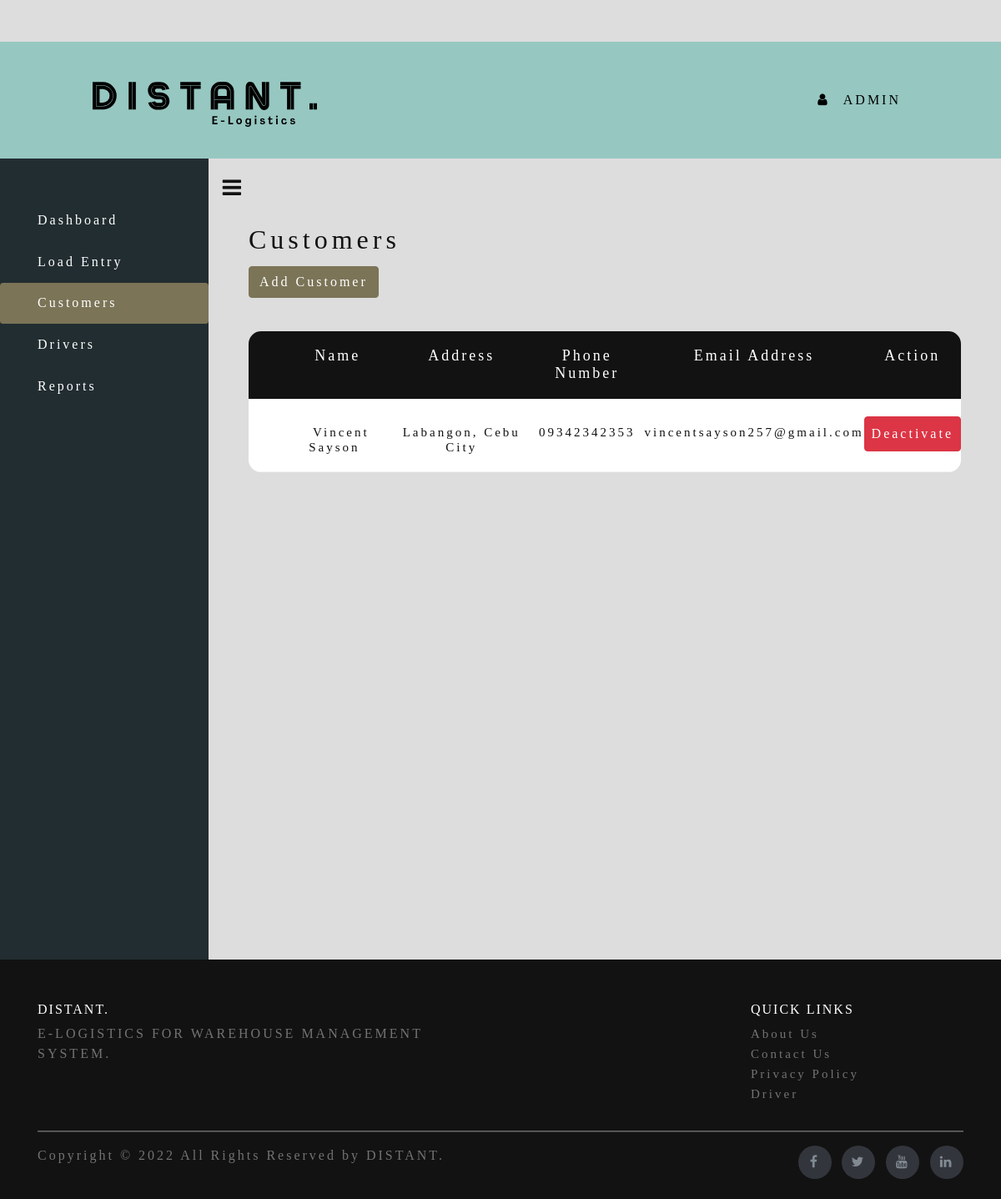
/user/admin/customers.php (signed in), run on the app's committed database.
### tables this page shows
CREATE TABLE `users` (
  `id` int(11) NOT NULL,
  `fullname` varchar(255) NOT NULL,
  `address` varchar(255) NOT NULL,
  `email` varchar(255) NOT NULL,
  `password` varchar(255) NOT NULL,
  `contact` varchar(255) NOT NULL,
  `role` varchar(1) NOT NULL DEFAULT 'U',
  `img` varchar(255) DEFAULT NULL,
  `vehicle` varchar(50) DEFAULT NULL,
  `active` varchar(1) NOT NULL DEFAULT 'Y',
  `user_id` varchar(255) DEFAULT NULL,
  `driver_lic` varchar(255) DEFAULT NULL
);

### process/functions.php (called while the page is built, shortened)
<?php
function show_customers($table_name)
{
    $conn = connect();
    $sql = "SELECT  * FROM $table_name WHERE role = 'U'";
    $result = $conn->query($sql);
    if ($result->num_rows > 0) {
        $rows = array();
        while ($row  = $result->fetch_assoc()) {
            $rows[] = $row;
        }
        return $rows;
    } else {
        return FALSE;
    }
}

### user/admin/customers.php (the view, shortened to what this page needs)
<?php
    include '../../process/functions.php';
?>
<!DOCTYPE html>
<html lang="en">
    <head>
        <link href="/distant-elogistics/css/bootstrap.css" rel="stylesheet" type="text/css" media="all" />
        <link href="/distant-elogistics/css/style.css" rel="stylesheet" type="text/css" media="all" />
        <link href="/distant-elogistics/css/easy-responsive-tabs.css" rel='stylesheet' type='text/css'/>
        <link href="/distant-elogistics/css/font-awesome.css" rel="stylesheet">
        <link rel="stylesheet" href="/distant-elogistics/user/css/nav-style.css">
    </head>
    <body class="bbg1">
        <?php
            include ("header.php");
        ?>
        <div id="user-body" class="wrapper d-flex align-items-stretch" style="min-height: 120%;">
            <nav id="sidebar">
                <div id="btn-mn" class="custom-menu">
                    <button type="button" id="sidebarCollapse" class="btn-menu">
                        <i class="fa fa-bars"></i>
                    </button>
                </div>
                <ul class="nav nav-pills flex-column mb-5 stick-nav">
                    <li class="nav-item" style="margin-top: 50px;">
                        <a href="index.php" class="nav-link text-white">
                            Dashboard
                        </a>
                    </li>
                    <li>
                        <a href="load-entry.php" class="nav-link text-white">
                            Load Entry
                        </a>
                    </li>
                    <li>
                        <a href="customers.php" class="nav-link active fnt" aria-current="page">
                            Customers
                        </a>
                    </li>
                    <li>
                        <a href="drivers.php" class="nav-link text-white">
                            Drivers
                        </a>
                    </li>
                    <li>
                        <a href="reports.php" class="nav-link text-white">
                            Reports
                        </a>
                    </li>
                </ul>
            </nav>
            <div id="content" class="p-4 p-md-5 pt-5">
                <h2 class="head-content">Customers</h2>
                <button type="button" style="margin-bottom: 40px;" class="btn btn-primary" value="Add Customer" data-bs-toggle="modal" data-bs-target="#modelId">
                    Add Customer
                </button>
                <div class="limiter">
                    <div class="container-table100">
                        <div class="wrap-table100">
                            <div class="table">
                                <div class="row-user header-tbluser nohover">
                                    <div class="cell">
                                        Name
                                    </div>
                                    <div class="cell">
                                        Address
                                    </div>
                                    <div class="cell">
                                        Phone Number
                                    </div>
                                    <div class="cell">
                                        Email Address
                                    </div>
                                    <div class="cell">
                                        Action
                                    </div>
                                </div>
                                <?php if (!empty(show_customers('users'))) : ?>
                                    <?php foreach (show_customers('users') as $row) : ?>
                                        <div class="row-user">
                                            <div class="cell" data-title="Name">
                                                <a class="text-decoration-none" style="cursor: pointer; font-family: Agrandir-TextBold;" title="Click to show customer's profile photo" data-bs-toggle="modal" data-bs-target="#CUSTOMER-1234<?php echo $row['id']; ?>">
                                                    <?php echo $row['fullname'] ?>
                                                </a>
                                            </div>
                                            <div class="cell" data-title="Address">
                                                <?php echo $row['address'] ?>
                                            </div>
                                            <div class="cell" data-title="Phone">
                                                <?php echo $row['contact'] ?>
                                            </div>
                                            <div class="cell" data-title="Email Address">
                                                <?php echo $row['email'] ?>
                                            </div>
                                            <div class="cell" data-title="Action">
                                                <?php
                                                    if($row['active']=='Y'){
                                                        echo '<a href="../../process/deactivate.php?user_id=';
                                                        echo $row['id'];
                                                        echo '"class="';
                                                        echo 'btn btn-danger"';
                                                        echo '>Deactivate</a>';
                                                    }else{
                                                        echo '<a href="../../process/activate.php?user_id=';
                                                        echo $row['id'];
                                                        echo '"class="';
                                                        echo 'btn btn-success"';
                                                        echo '>Activate</a>';
                                                    }
                                                ?>
                                            </div>
                                        </div>
                                    <?php endforeach; ?>
                                <?php endif; ?>
                            </div>
                        </div>
                    </div>
                </div>
            </div>
        </div>
        <?php
            require_once (__ROOT__."/landing-page/footer.php");
        ?>
    </body>
</html>

### css/style.css (style rules this page uses)
html, body { margin:0; font-size: 100%; height: 100%; }
.bbg1 { background: #dddddd; }
.fnt { font-family: 'Agrandir-Narrow'; }
::placeholder { color: #7b7457; letter-spacing: 3px; font-family: 'Agrandir-Narrow'; text-align: left; }
@media only screen and (min-width: 850px) { body { padding: 0 80px; } }

### css/easy-responsive-tabs.css (style rules this page uses)
body { margin: 0px; padding: 0px; }

### data on the page
users: fullname "Vincent Sayson", address "Labangon, Cebu City", contact "09342342353", email "vincentsayson257@gmail.com"

### other printed values
$_SESSION["fullname"] "ADMIN"
